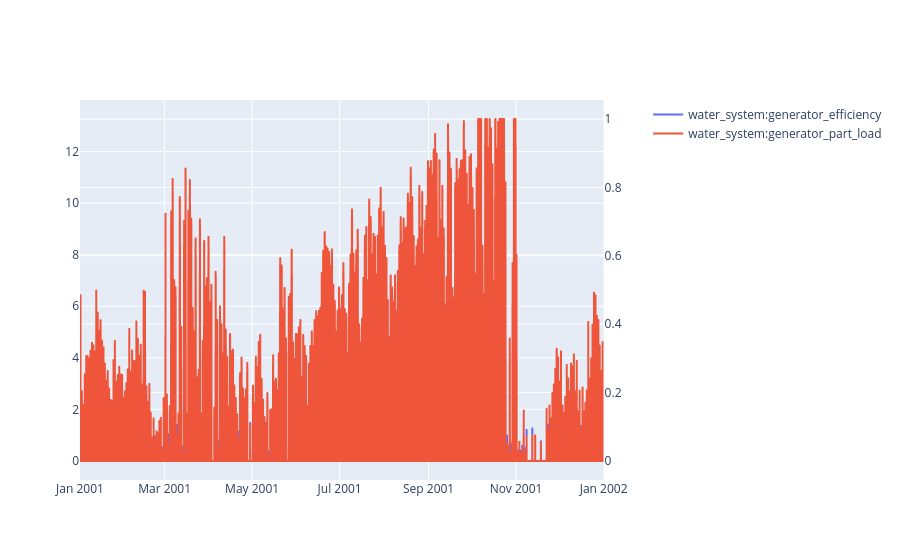

Here is the notebook cell this chart was saved with:
### Code cell
sim.plot(pro.dates(),[eff,fcp],axis=[1,2])

### Figure 1 — Plotly figure (JSON) as saved in the notebook; plotly's stock layout.template omitted (floating-point values rounded to 4 significant figures; data arrays with more than 128 entries replaced by an {"elided": "..."} marker saying what was removed)
{"data": [{"hovertemplate": "date=%{x}<br>water_system:generator_efficiency=%{y}<extra></extra>", "legendgroup": "", "line": {"dash": "solid"}, "marker": {"symbol": "circle"}, "mode": "lines", "name": "water_system:generator_efficiency", "showlegend": true, "type": "scattergl", "x": {"elided": "8760 str values"}, "xaxis": "x", "y": {"elided": "8760 float values"}, "yaxis": "y"}, {"hovertemplate": "date=%{x}<br>water_system:generator_part_load=%{y}<extra></extra>", "legendgroup": "", "line": {"dash": "solid"}, "marker": {"symbol": "circle"}, "mode": "lines", "name": "water_system:generator_part_load", "showlegend": true, "type": "scattergl", "x": {"elided": "8760 str values"}, "xaxis": "x", "y": {"elided": "8760 float values"}, "yaxis": "y2"}], "layout": {"xaxis": {"anchor": "y", "domain": [0, 0.94]}, "yaxis": {"anchor": "x", "domain": [0, 1]}, "yaxis2": {"anchor": "x", "overlaying": "y", "side": "right"}}}
